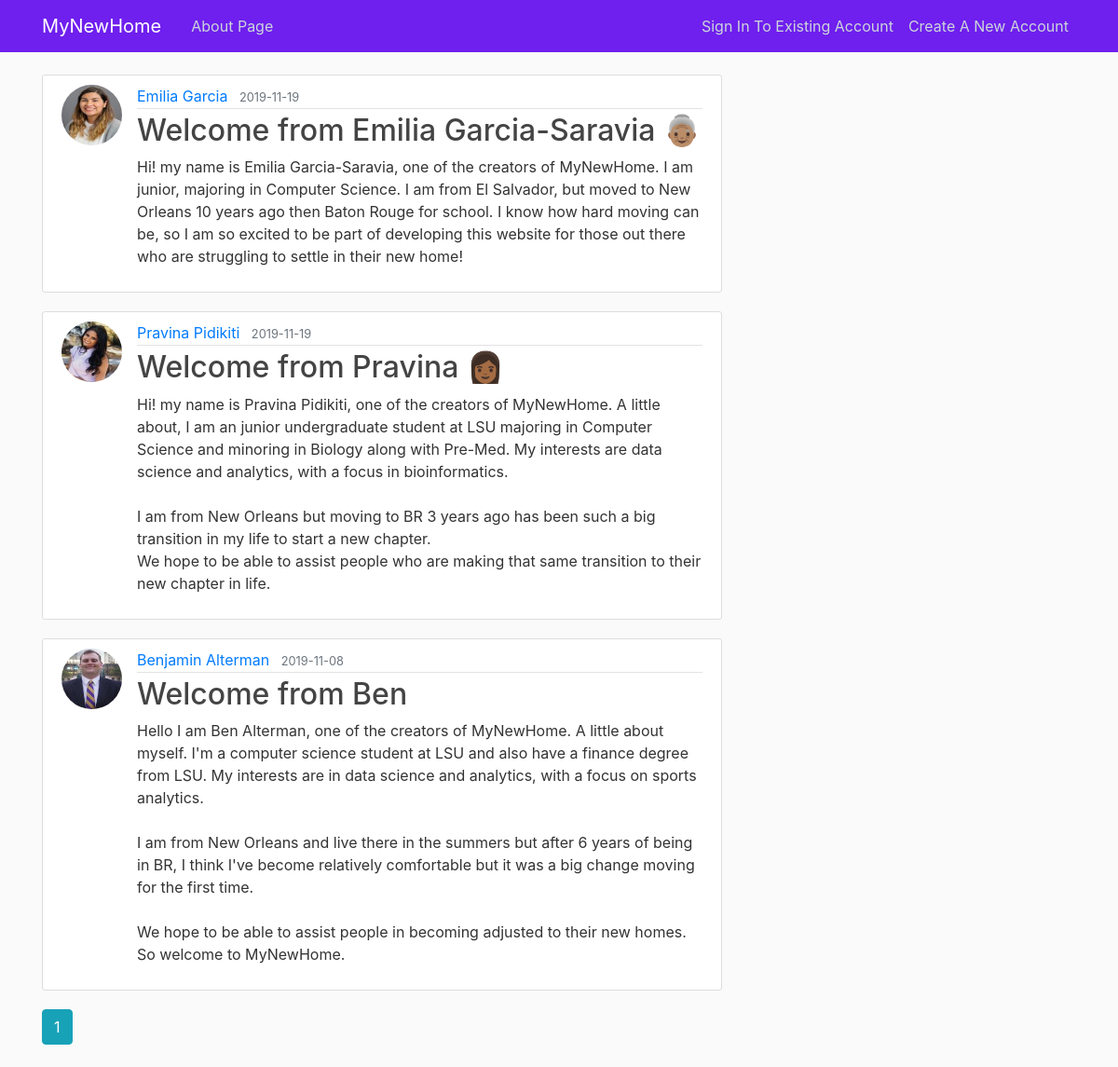
Page /home on the earlier database version.
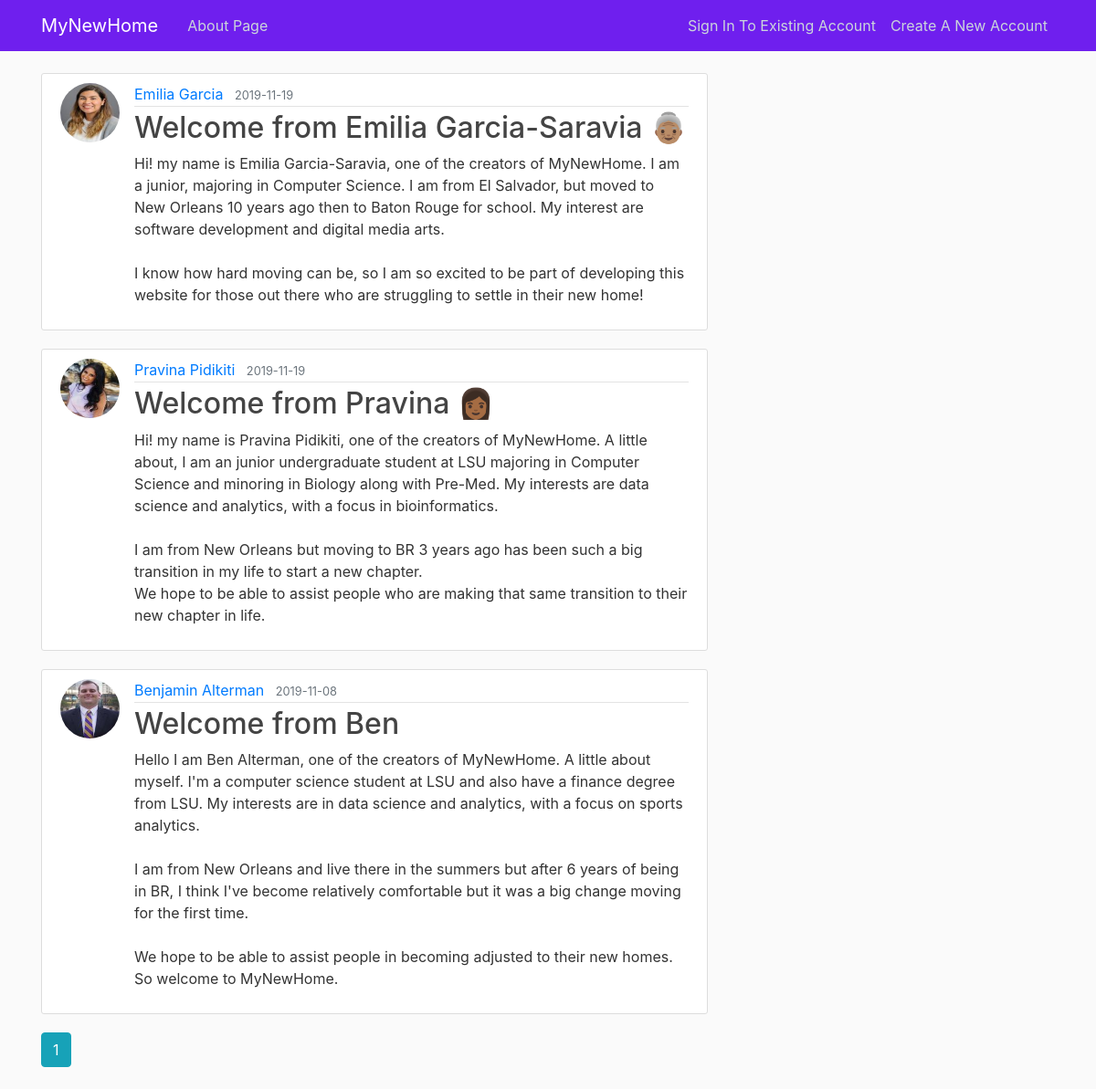
Same page on the later database version.
### src/models.py (models this page shows, shortened)
class Post(db.Model):
    id = db.Column(db.Integer, primary_key=True)
    title = db.Column(db.String(100), nullable=False)
    date_posted = db.Column(db.DateTime, nullable=False,
                            default=datetime.utcnow)
    content = db.Column(db.Text, nullable=False)
    user_id = db.Column(db.Integer, db.ForeignKey('user.id'), nullable=False)

class User(db.Model, UserMixin):
    id = db.Column(db.Integer, primary_key=True)
    username = db.Column(db.String(20), unique=True, nullable=False)
    email = db.Column(db.String(120), unique=True, nullable=False)
    image_file = db.Column(db.String(20), nullable=False,
                           default='default.jpg')
    password = db.Column(db.String(60), nullable=False)
    posts = db.relationship('Post', backref='author', lazy=True)

### src/main/routes.py (the view)
@main.route("/")
@main.route("/home")
def home():
    page = request.args.get('page', 1, type=int)
    posts = Post.query.order_by(Post.date_posted.desc()).paginate(page=page, per_page=5)
    return render_template('home.html', posts=posts)

### src/templates/home.html
{% extends "layout.html" %}
{% block content %}
    {% for post in posts.items %}
        <article class="media content-section">
          <img class="rounded-circle article-img" src="{{ url_for('static', filename='profile_pics/' + post.author.image_file) }}">
          <div class="media-body">
            <div class="article-metadata">
              <a class="mr-2" href="{{ url_for('users.user_posts', username=post.author.username) }}">{{ post.author.username }}</a>
              <small class="text-muted">{{ post.date_posted.strftime('%Y-%m-%d') }}</small>
            </div>
            <h2><a class="article-title" href="{{ url_for('posts.post', post_id=post.id) }}">{{ post.title }}</a></h2>
            <p class="article-content">{{ post.content }}</p>
          </div>
        </article>
    {% endfor %}
    {% for page_num in posts.iter_pages(left_edge=1, right_edge=1, left_current=1, right_current=2) %}
      {% if page_num %}
        {% if posts.page == page_num %}
          <a class="btn btn-info mb-4" href="{{ url_for('main.home', page=page_num) }}">{{ page_num }}</a>
        {% else %}
          <a class="btn btn-outline-info mb-4" href="{{ url_for('main.home', page=page_num) }}">{{ page_num }}</a>
        {% endif %}
      {% else %}
        ...
      {% endif %}
    {% endfor %}
{% endblock content %}

### src/templates/layout.html (shortened to what this page needs)
<!DOCTYPE html>
<html>
<head>
    <link rel="stylesheet" href="https://maxcdn.bootstrapcdn.com/bootstrap/4.0.0/css/bootstrap.min.css">
    <link rel="stylesheet" type="text/css" href="{{ url_for('static', filename='main.css') }}">
</head>
<body>
    <header class="site-header">
      <nav class="navbar navbar-expand-md navbar-dark bg-steel fixed-top">
        <div class="container">
          <a class="navbar-brand mr-4" href="/">MyNewHome</a>
          <div class="collapse navbar-collapse" id="navbarToggle">
            <div class="navbar-nav mr-auto">
              <a class="nav-item nav-link" href="{{ url_for('main.about') }}">About Page</a>
            </div>
            <div class="navbar-nav">
              {% if current_user.is_authenticated %}
                <a class="nav-item nav-link" href="{{ url_for('posts.new_post') }}">Create A New Post</a>
                <a class="nav-item nav-link" href="{{ url_for('users.account') }}">Update Account Info</a>
                <a class="nav-item nav-link" href="{{ url_for('users.logout') }}">Logout</a>
              {% else %}
                <a class="nav-item nav-link" href="{{ url_for('users.login') }}">Sign In To Existing Account</a>
                <a class="nav-item nav-link" href="{{ url_for('users.register') }}">Create A New Account</a>
              {% endif %}
            </div>
          </div>
        </div>
      </nav>
    </header>
    <main role="main" class="container">
      <div class="row">
        <div class="col-md-8">
          {% block content %}{% endblock %}
        </div>
        <div class="col-md-4">
        </div>
      </div>
    </main>
</body>
</html>

### src/static/main.css (style rules this page uses)
body { background: #fafafa; color: #333333; margin-top: 5rem; }
h1, h2, h3, h4, h5, h6 { color: #444444; }
.bg-steel { background-color: #6f1fee; }
.site-header .navbar-nav .nav-link { color: #cbd5db; }
.content-section { background: #ffffff; padding: 10px 20px; border: 1px solid #dddddd; border-radius: 3px; margin-bottom: 20px; }
.article-title { color: #444444; }
.article-content { white-space: pre-line; }
.article-img { height: 65px; width: 65px; margin-right: 16px; }
.article-metadata { padding-bottom: 1px; margin-bottom: 4px; border-bottom: 1px solid #e3e3e3 }

Differences in the rows shown:
changed Post "Welcome from Emilia Garcia-Saravia 👵🏽": content "…of MyNewHome. I am junior, majoring in Computer Science. I am from El Salvador, but moved to New Orleans 10 years ago then Baton Rouge for school. I know how hard…" → "…of MyNewHome. I am a junior, majoring in Computer Science. I am from El Salvador, but moved to New Orleans 10 years ago then to Baton Rouge for school. My interest are software development and digital media arts. I know how hard…"
